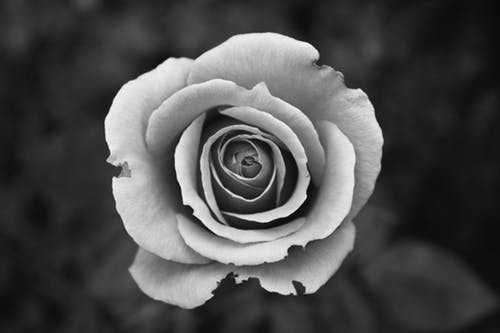
#> input picture im.jpg, 500 x 333 px
$ python edge.py   (older library calls are emulated)
#> lines starting #> are read from the running program, lines starting #| are printed output that depends on the picture; after the words box and inside, x2 and y2 are one past the last pixel; in counts of white or black regions, pixels touching at a corner belong together
import cv2
import numpy as np
from matplotlib import pyplot as plt

img = cv2.imread('im.jpg',0)
#> img is the input picture: shape (333, 500); min 0, max 255, mean 76.5

# Edge Operators
sobelx = cv2.Sobel(img,cv2.CV_64F,1,0,ksize=5)
sobely = cv2.Sobel(img,cv2.CV_64F,0,1,ksize=5)
sobel = sobelx + sobely
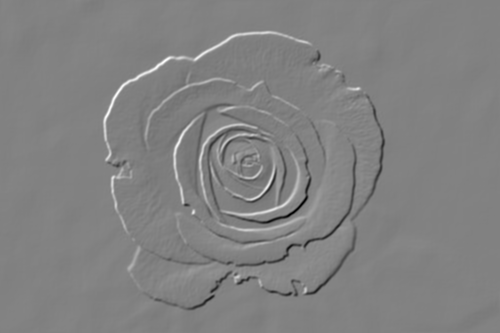
#> sobel: shape (333, 500) float64; min -14250, max 13726, mean -3.3; drawn with min black and max white
laplacian = cv2.Laplacian(img,cv2.CV_64F)
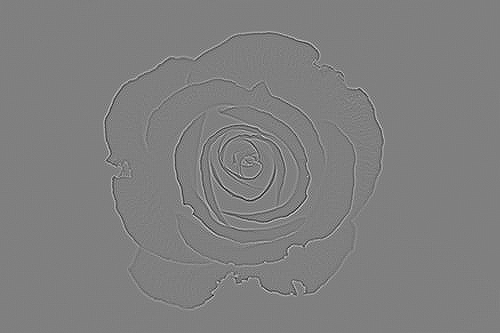
#> laplacian: shape (333, 500) float64; min -256, max 255, mean 0; drawn with min black and max white
canny = cv2.Canny(img,100,200)
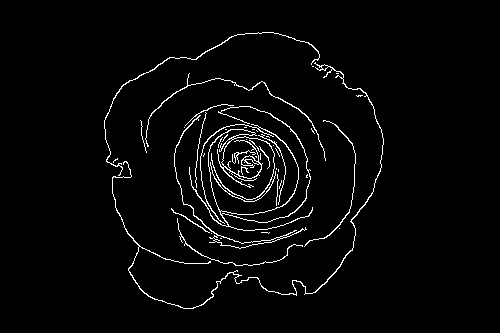
#> canny: shape (333, 500); 2.9% white in thin lines or dots, all inside (x1, y1, x2, y2) = (104, 32, 384, 309)

cv2.imwrite('Sobelx.jpg',sobelx)
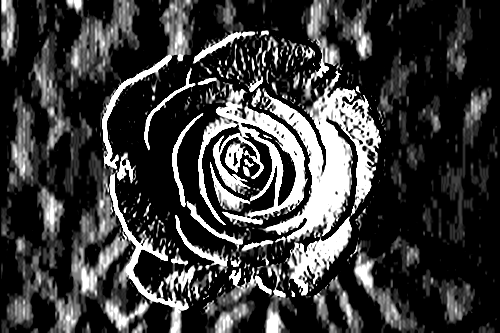
#> saved as Sobelx.jpg: shape (333, 500); min 0, max 255, mean 59.5
cv2.imwrite('Sobely.jpg',sobely)
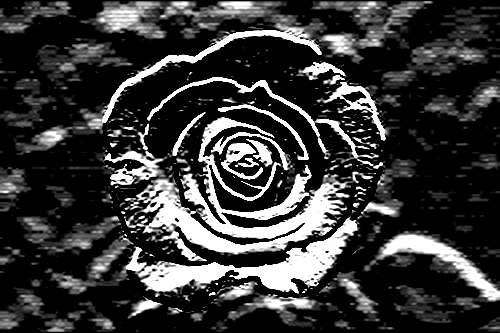
#> saved as Sobely.jpg: shape (333, 500); min 0, max 255, mean 56.6
cv2.imwrite('Sobel.jpg',sobel)
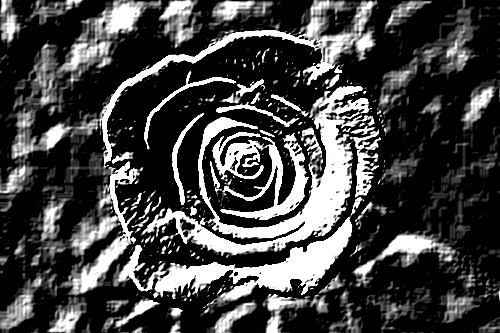
#> saved as Sobel.jpg: shape (333, 500); min 0, max 255, mean 67.9
cv2.imwrite('laplacian.jpg',laplacian)
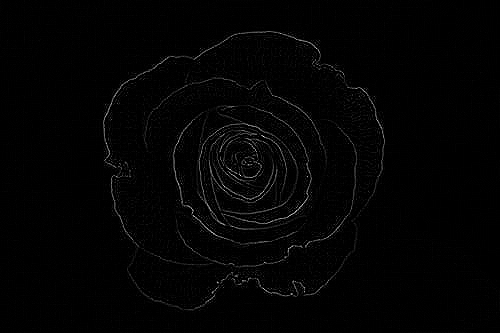
#> saved as laplacian.jpg: shape (333, 500); min 0, max 255, mean 3.3
cv2.imwrite('Canny.jpg',canny)

plt.subplot(321),plt.imshow(img,cmap = 'gray')
plt.title('Original Image'), plt.xticks([]), plt.yticks([])
plt.subplot(322),plt.imshow(sobelx,cmap = 'gray')
plt.title('Sobelx Image'), plt.xticks([]), plt.yticks([])
plt.subplot(323),plt.imshow(sobely,cmap = 'gray')
plt.title('Sobely Image'), plt.xticks([]), plt.yticks([])
plt.subplot(324),plt.imshow(sobel,cmap = 'gray')
plt.title('Sobel Image'), plt.xticks([]), plt.yticks([])
plt.subplot(325),plt.imshow(laplacian,cmap = 'gray')
plt.title('Laplacian Image'), plt.xticks([]), plt.yticks([])
plt.subplot(326),plt.imshow(canny,cmap = 'gray')
plt.title('Canny Image'), plt.xticks([]), plt.yticks([])

plt.show()
